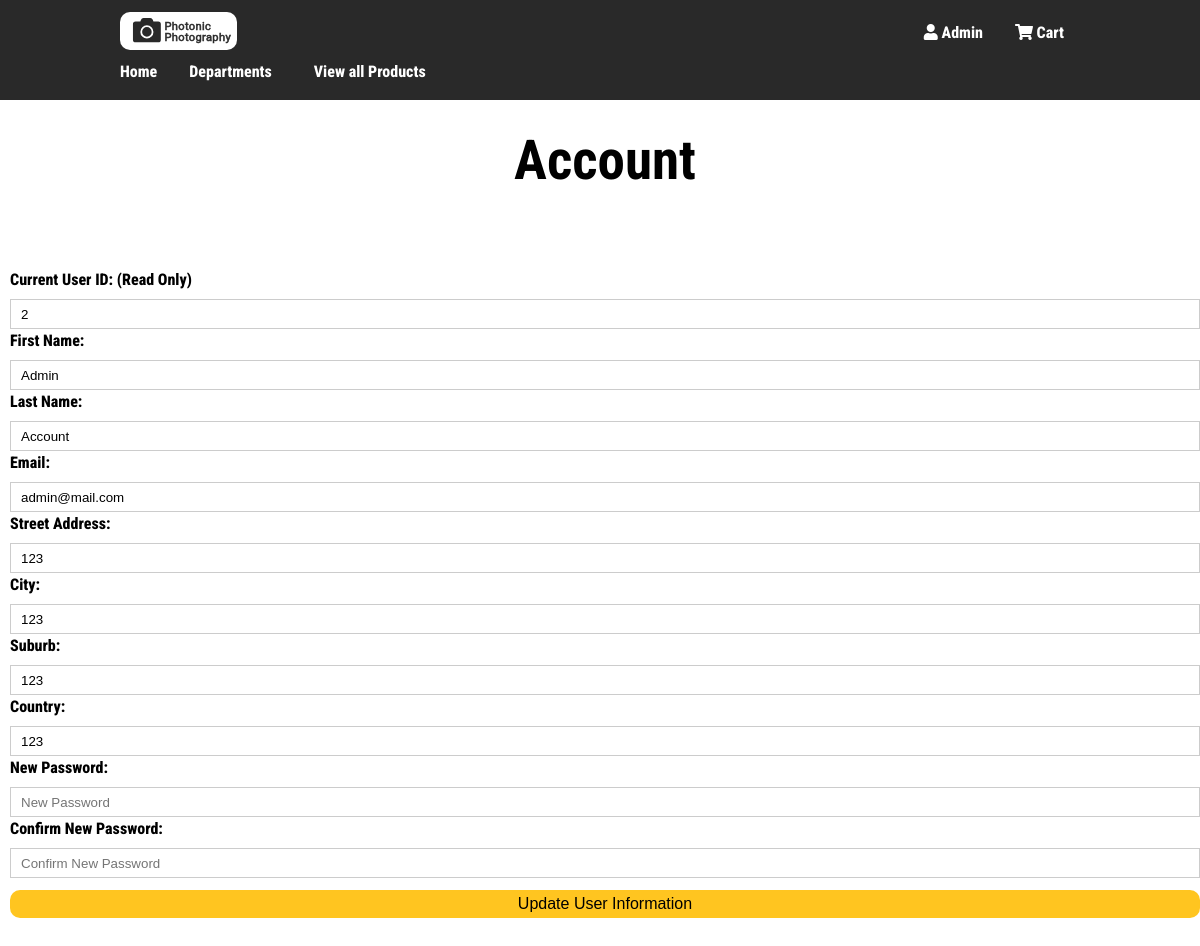
The page /my-account.php (signed in) on the database its author committed.
### tables this page shows
CREATE TABLE `usergroup` (
  `userid` int(11) NOT NULL,
  `groupid` int(11) NOT NULL
);

CREATE TABLE `users` (
  `userid` int(100) NOT NULL,
  `firstname` text NOT NULL,
  `lastname` text NOT NULL,
  `email` varchar(256) NOT NULL,
  `streetadd` varchar(256) DEFAULT NULL,
  `city` varchar(100) DEFAULT NULL,
  `suburb` varchar(100) DEFAULT NULL,
  `country` varchar(256) DEFAULT NULL,
  `psw` varchar(256) NOT NULL
);

### db.php (called while the page is built, shortened)
<?php
    class db_photography {
        private $host = "localhost";
        private $user = "bradley";
        private $db = "photography";
        private $pass = "bradleyadmin";
        private $conn;
        public function __construct() {
            try {
                $this->conn = new PDO("mysql:host=" . $this->host . ";dbname=" . $this->db, $this->user, $this->pass);
            }
            catch (PDOException $e) {
                print("Unable to connect to the databse");
                exit();
            }
        }
        public function getcurrentuser($userid) {
            $sql = "SELECT * FROM users INNER JOIN usergroup ON users.userid = usergroup.userid INNER JOIN groups ON usergroup.groupid = groups.groupid WHERE users.userid='$userid'";
            $q = $this->conn->query($sql)or die("failed query in getting current user");
            while($r = $q->fetch(PDO::FETCH_ASSOC)){
                $results[] = $r;
            }
            return $results;
            exit();
        }
    }
?>

### my-account.php (the view, shortened to what this page needs)
<!DOCTYPE html>
<?php
    spl_autoload_register(function ($class) {
        include_once('db.php');
    });
    $obj = new db_photography;
    $userid = $_SESSION['userid'];
    $results = $obj->getcurrentuser($userid);
    ?>
<html lang="en">
    <head>
        <link rel="stylesheet" href="css/main.css">
        <link rel="stylesheet" href="css/register-login-new.css">
        <link rel="stylesheet" href="css/dropdown.css">
        <link rel="stylesheet" href="https://cdnjs.cloudflare.com/ajax/libs/font-awesome/5.15.4/css/all.min.css" />
    </head>
    <body>
        <div class="nav" id="nav">
            <div class="nav-inner-top">
                <div class="logo">
                    <a href="index.php">
                        <img src="images/logo-white.svg" alt="Photonic Photography Logo">
                    </a>
                </div>
                <div class="right-header">
                    <div class="header-icon">
                        <ul>
                            <li class="signin-reg">
                            </li>
                            <li class="<?php if(isset($_SESSION['loggedIn']) == FALSE){echo " hidden";} ?>">
                                <div class="dropdown">
                                    <?php
                                        if(isset($_SESSION['loggedIn']) == TRUE) {
                                            echo "<a class='userIcon dropbtn'><i class='fas fa-user'></i> " . ucfirst($_SESSION['username']) . " </a>";
                                        }
                                    ?>
                                </div>
                            </li>
                            <li>
                                <a href="cart.php">
                                    <i class="fas fa-shopping-cart"></i>
                                    Cart
                                </a>
                            </li>
                        </ul>
                    </div>
                </div>
            </div>
            <div class="nav-inner-bottom">
                <div class="links">
                    <ul>
                        <li><a href="index.php">Home</a></li>
                        <li><a href="allcategories.php">Departments</a></li>
                        <li>
                            <form action='opencontroller.php' id='allproductform' class='viewallproducts' method='POST'>
                                <button class="button-link" type='submit'>
                                    View all Products
                                </button>
                            </form>
                        </li>
                    </ul>
                </div>
            </div>
        </div>
        <div class="wrapper">
            <div class="banner">
                <h1>Account</h1>
            </div>
            <div class="account-page">
                <div class="container">
                    <form action="controller.php" class="form" id="form" method="POST" enctype="multipart/form-data">
                        <label for="userid">Current User ID: <span class="sml-text">(Read Only)</span></label>
                        <input type="text" class="userid" name="userid" id="userid" value="<?php echo $results [0] ['userid']; ?>" readonly>
                        <label for="firstname">First Name:</label>
                        <input type="text" class="firstname" name="firstname" id="firstname" value="<?php echo $results [0] ['firstname']; ?>" required>
                        <label for="lastname">Last Name:</label>
                        <input type="text" class="lastname" name="lastname" id="lastname" value="<?php echo $results [0] ['lastname']; ?>" required>
                        <label for="email">Email:</label>
                        <input type="text" class="email" name="email" id="email" value="<?php echo $results [0] ['email']; ?>" required>
                        <label for="streetadd">Street Address:</label>
                        <input type="text" class="streetadd" name="streetadd" id="streetadd" value="<?php echo $results [0] ['streetadd']; ?>" >
                        <label for="city">City:</label>
                        <input type="text" class="city" name="city" id="city" value="<?php echo $results [0] ['city']; ?>">
                        <label for="suburb">Suburb:</label>
                        <input type="text" class="suburb" name="suburb" id="suburb" value="<?php echo $results [0] ['suburb']; ?>">
                        <label for="suburb">Country:</label>
                        <input type="text" class="country" name="country" id="country" value="<?php echo $results [0] ['country']; ?>">
                        <label for="newpsw">New Password:</label>
                        <input type="password" id="newpsw" placeholder="New Password" name="updatepsw">
                        <label for="newconfirmpsw">Confirm New Password:</label>
                        <input type="password" id="newconfirmpsw" placeholder="Confirm New Password" name="updateconfirmpsw" class="<?php if(isset($_SESSION["updatepswadminn-error"])){ echo "error";} ?>">
                        <button class="display btn" type="submit" name="customeredituserinfo">Update User Information</button>
                    </form>
                </div>
            </div>
        </div>
    </body>
</html>

### css/main.css (style rules this page uses)
:root { --swiper-theme-color: #FFC520 !important; }
*, *::before, *::after { margin: 0; padding: 0; box-sizing: border-box; }
body { font-family: "Roboto Condensed", Arial, 'sans-serif'; font-weight: 800; position: relative; min-height: 100vh; }
.nav { display: flex; flex-direction: column; margin: 0px 0px 1rem 0px; background-color: #292929; height: 100px; justify-content: center; }
.nav-inner-top { display: flex; justify-content: space-between; align-items: center; }
.nav-inner-bottom { vertical-align: middle; }
.nav ul li { list-style: none; padding: 0.5rem 1rem; }
.nav ul li a { text-decoration: none; color: #fff; }
.nav ul { display: flex; }
button.button-link { background: none!important; padding: 0!important; border: none; cursor: pointer; color: #fff; font-family: "Roboto Condensed", Arial, 'sans-serif'; font-weight: 800; font-size: 16px; }
.logo img { height: 38px; margin-left: 120px; border-radius: 10px; }
.links { max-width: 50%; margin-left: 104px; }
.right-header { margin-right: 120px; color: #fff; min-width: 12%; }
.header-icon a { color: white; text-decoration: none; }
.banner { width: 100%; padding-bottom: 50px; }
.wrapper { max-width: 1400px; min-width: 700px; margin-top: 2%; padding-bottom: 80px; padding-left: 10px; margin: auto; display: block; }
.viewallproducts { padding-left: 10px; }
.signin-reg { display: inline-block; flex-direction: row; }

### css/register-login-new.css (style rules this page uses)
.nav { margin: 0px; }
.wrapper { max-width: 1400px; }
.banner { height: 170px; display: flex; align-items: center; justify-content: space-around; }
.banner h1 { font-size: 55px; text-align: center; }
form input { width: 100%; height: 30px; margin: 10px 0; padding: 0 10px; border: 1px solid #ccc; }
form .btn { width: 100%; border: none; cursor: pointer; margin: 10px 0; background-color: #FFC520; padding: 5px 0; border-radius: 10px; font-size: 16px; }
input[type="text"], input[type="password"] { margin-bottom: 2px; }

### css/dropdown.css (style rules this page uses)
.dropbtn { border: none; }
.dropdown { position: relative; display: inline-block; }

### rows shown on the page
usergroup: userid "2", firstname "Admin", lastname "Account", email "admin@mail.com", streetadd "123", city "123", suburb "123", country "123"

### other values the page prints
$_SESSION['username'] "Admin"
